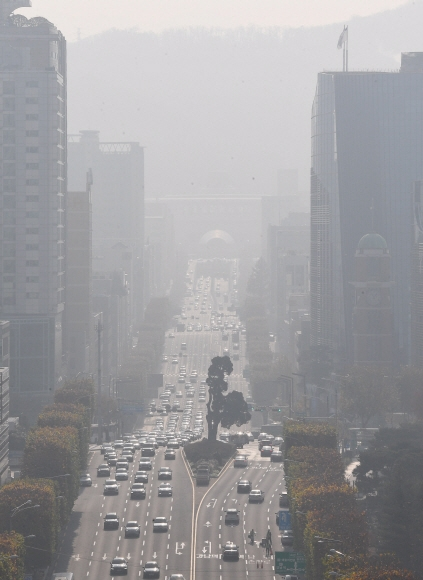
#> input picture Computer_Vision/dust.bmp, 423 x 580 px
$ python 05_Histogram.py
#> lines starting #> are read from the running program, lines starting #| are printed output that depends on the picture; after the words box and inside, x2 and y2 are one past the last pixel; in counts of white or black regions, pixels touching at a corner belong together
import cv2
import numpy as np

def getGrayHistImage(hist):
    _, histMax, _, _ = cv2.minMaxLoc(hist)
    imgHist = np.ones((100, 256), np.uint8) * 255  # 흰색 배경 생성

    for x in range(imgHist.shape[1]):
        pt1 = (x, 100)
        pt2 = (x, 100 - int(hist[x,0] * 100 / histMax))
        cv2.line(imgHist, pt1, pt2, 0)  # 검은색으로 히스토그램 그리기

    return imgHist


def calcGrayHist(img):
    channels = [0]
    histSize = [256]
    histRange = [0, 256]

    # 히스토그램 계산
    hist = cv2.calcHist([img], channels, None, histSize, histRange)

    return hist


def histogram_stretching():
    # 이미지 로드
    src = cv2.imread('dust.bmp', cv2.IMREAD_GRAYSCALE)

    if src is None:
        print('Image load failed!')
        return

    # 이미지의 최소값, 최대값 구하기
    gmin, gmax, _, _ = cv2.minMaxLoc(src)

    # 히스토그램 스트레칭 수행
    alpha = 255.0/(gmax - gmin)  # 스트레칭 계수
    beta = -gmin * 255.0/(gmax - gmin)  # 베타 값

    dst = cv2.convertScaleAbs(src, alpha=alpha, beta=beta)

    # 원본 이미지와 스트레칭된 이미지 히스토그램 계산
    srcHist = calcGrayHist(src)
    dstHist = calcGrayHist(dst)

    # 결과 출력
    cv2.imshow('Source Image', src)
    cv2.imshow('Source Histogram', getGrayHistImage(srcHist))

    cv2.imshow('Stretched Image', dst)
    cv2.imshow('Stretched Histogram', getGrayHistImage(dstHist))

    cv2.waitKey()
    cv2.destroyAllWindows()

def histgoram_equalization():
    src = cv2.imread('dust.bmp', cv2.IMREAD_GRAYSCALE)
#> src: shape (580, 423); min 63, max 253, mean 158.5

    if src is None:
        print('Image load failed!')
        return

    dst = cv2.equalizeHist(src)
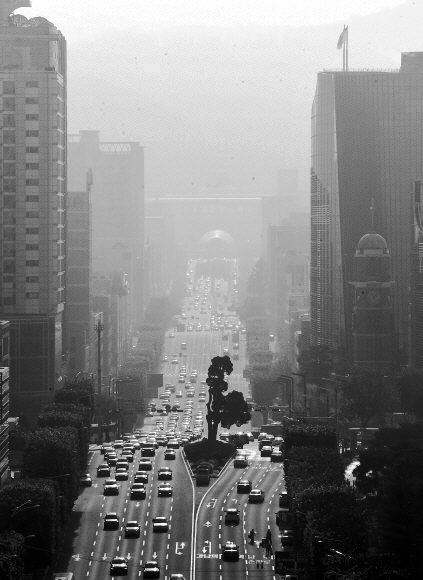
#> dst: shape (580, 423); min 0, max 255, mean 128.5

    cv2.imshow('src', src)
    cv2.imshow('srcHist', getGrayHistImage(calcGrayHist(src)))
#> in calcGrayHist, `hist = cv2.calcHist([img], channels, None, histSize, histRange)`: hist = 256 values, max 3835 at index 215, min 0 at index 0, mean 958.4
#> in getGrayHistImage, `_, histMax, _, _ = cv2.minMaxLoc(hist)`: histMax = 3835
#> the loop in getGrayHistImage, `for x in range(imgHist.shape[1]):` made 256 passes
#> pt2 on passes 1 to 3: (0, 100), (1, 100), (2, 100)
#> after the loop in getGrayHistImage, `for x in range(imgHist.shape[1]):`:
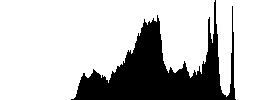
#> imgHist: shape (100, 256); 75.3% white; 1 black region, box (x1, y1, x2, y2) and area: (71, 0, 236, 100) 6312

    cv2.imshow('dst', dst)
    cv2.imshow('dstHist', getGrayHistImage(calcGrayHist(dst)))
#> the loop in getGrayHistImage (call 2), `for x in range(imgHist.shape[1]):` made 256 passes
#> pt2 on passes 1 to 3: (0, 90), (1, 84), (2, 69)
#> after the loop in getGrayHistImage (call 2), `for x in range(imgHist.shape[1]):`:
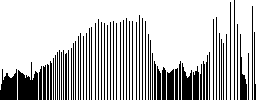
#> imgHist: shape (100, 256); 75.3% white; 68 black regions, largest, box (x1, y1, x2, y2) and area: (18, 62, 38, 100) 519, (0, 69, 17, 100) 400, (182, 63, 192, 100) 277

    cv2.waitKey()
    cv2.destroyAllWindows()


if __name__ == '__main__':
    # histogram_stretching()
    histgoram_equalization()
